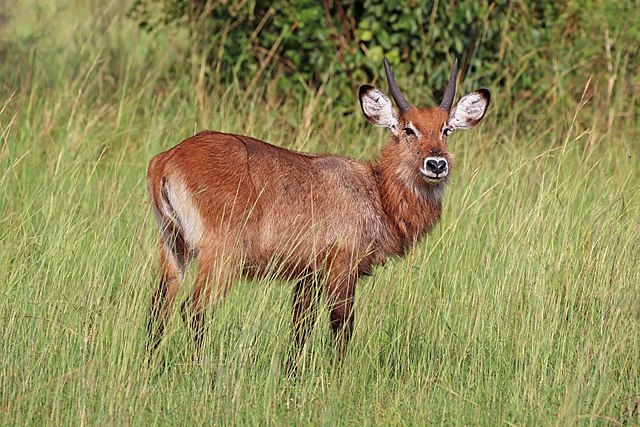
#> input picture exercises/01_color_based_segmentation/input/deer.jpg, 640 x 427 px
$ python ex05_split_color_channles.py
#> lines starting #> are read from the running program, lines starting #| are printed output that depends on the picture
import cv2

img = cv2.imread("../input/deer.jpg")
#> img is the input picture: shape (427, 640, 3); mean B, G, R 87.5, 139.7, 146
assert img is not None, "Failed to load image."

img = cv2.cvtColor(img, cv2.COLOR_BGR2HSV)
#> img: shape (427, 640, 3); mean H, S, V 28.7, 111.9, 150.1
H = img[:, :, 0]
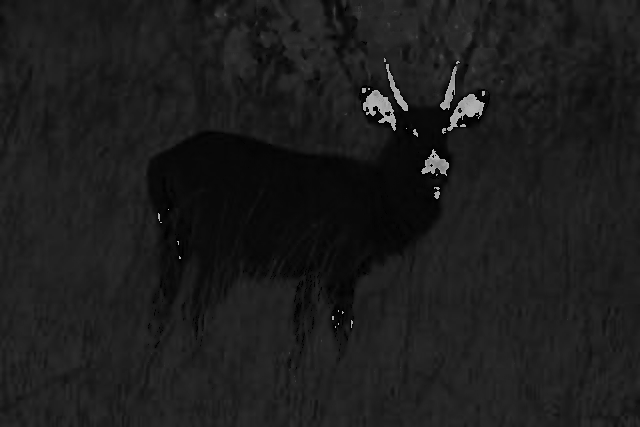
#> H: shape (427, 640); min 0, max 179, mean 28.7
S = img[:, :, 1]
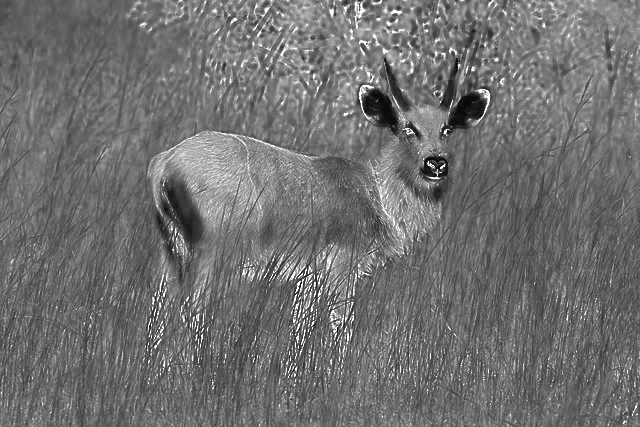
#> S: shape (427, 640); min 2, max 255, mean 111.9
V = img[:, :, 2]
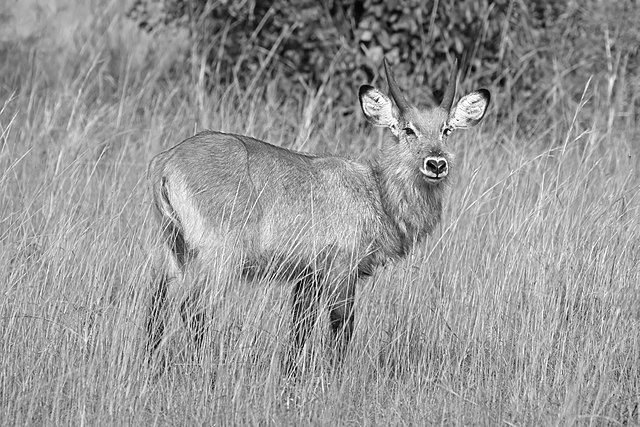
#> V: shape (427, 640); min 1, max 255, mean 150.1
cv2.imwrite("../output/ex05_hue.jpg", H)
cv2.imwrite("../output/ex05_saturation.jpg", S)
cv2.imwrite("../output/ex05_value.jpg", V)
